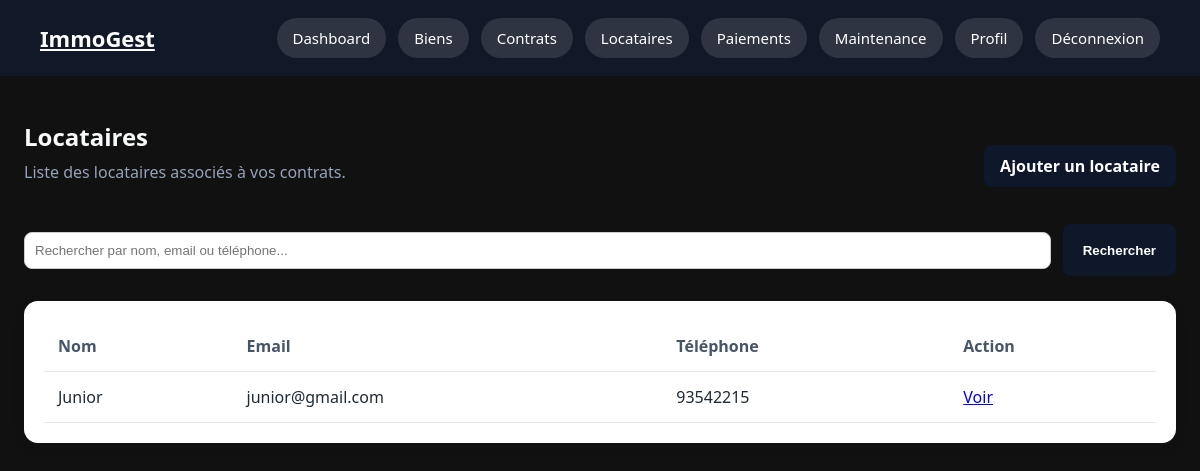
The app's page /properties/locataires/ (signed in), older data.
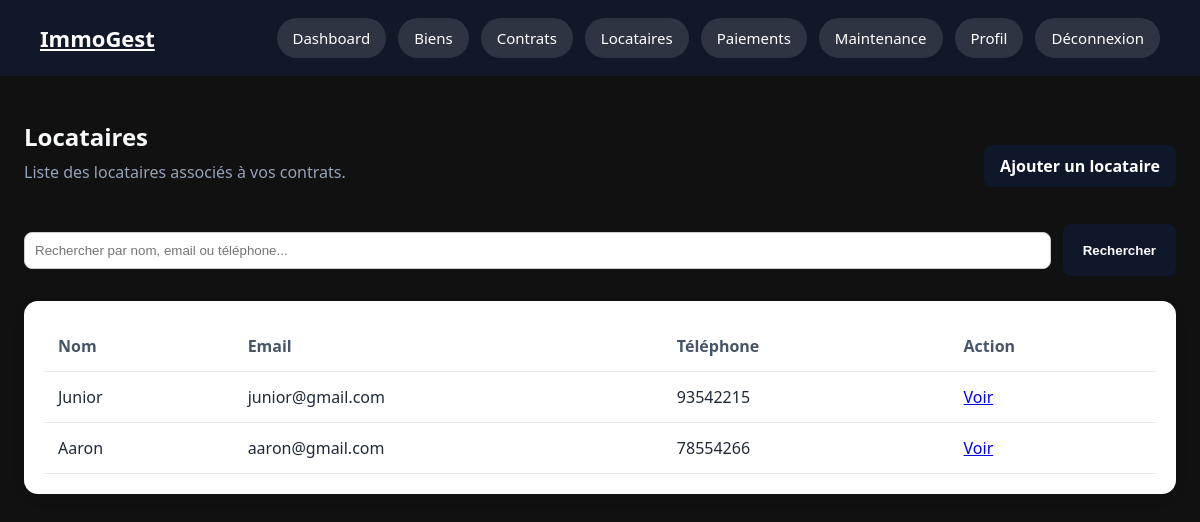
The same page, newer data.
### accounts/models.py (models this page shows, shortened)
class ProfilLocataire(models.Model):
    user = models.OneToOneField(
        User,
        on_delete=models.CASCADE,
        related_name='profil_locataire',
        verbose_name='Utilisateur'
    )
    proprietaire = models.ForeignKey(
        ProfilProprietaire,
        on_delete=models.SET_NULL,
        null=True,
        blank=True,
        related_name='locataires',
        verbose_name='Propriétaire'
    )
    adresse_actuelle = models.CharField(
        max_length=255,
        blank=True,
        verbose_name='Adresse actuelle'
    )
    created_at = models.DateTimeField(
        auto_now_add=True,
        verbose_name='Créé le'
    )
    updated_at = models.DateTimeField(
        auto_now=True,
        verbose_name='Modifié le'
    )
    class Meta:
        verbose_name = 'Profil locataire'
        verbose_name_plural = 'Profils locataires'

class User(AbstractUser):
    PROPRIETAIRE = 'proprietaire'
    LOCATAIRE = 'locataire'
    ROLE_CHOICES = [
        (PROPRIETAIRE, 'Propriétaire'),
        (LOCATAIRE, 'Locataire'),
    ]
    role = models.CharField(
        max_length=20,
        choices=ROLE_CHOICES,
        verbose_name='Rôle'
    )
    telephone = models.CharField(
        max_length=20,
        blank=True,
        verbose_name='Téléphone'
    )
    photo = models.ImageField(
        upload_to='profils/',
        blank=True,
        null=True,
        verbose_name='Photo de profil'
    )
    class Meta:
        verbose_name = 'Utilisateur'
        verbose_name_plural = 'Utilisateurs'

### properties/views.py (the view)
# urls.py: path('locataires/', views.liste_locataires, name='liste_locataires'),
@login_required
@proprietaire_required
def liste_locataires(request):
    proprietaire = request.user.profil_proprietaire
    query = request.GET.get('q', '')
    locataires = ProfilLocataire.objects.filter(proprietaire=proprietaire)
    if query:
        locataires = locataires.filter(
            Q(user__username__icontains=query) |
            Q(user__email__icontains=query) |
            Q(user__telephone__icontains=query)
        )
    return render(request, 'properties/liste_locataires.html', {
        'locataires': locataires,
        'query': query
    })

### templates/properties/liste_locataires.html
{% extends "base.html" %}
{% block content %}
<section class="page-header">
    <div>
        <h1>Locataires</h1>
        <p>Liste des locataires associés à vos contrats.</p>
    </div>
    <a href="{% url 'properties:ajouter_locataire' %}" class="btn-link">
    Ajouter un locataire
</a>
</section>
<form method="get" class="search-form">
    <input
        type="text"
        name="q"
        placeholder="Rechercher par nom, email ou téléphone..."
        value="{{ query }}"
    >
    <button type="submit">Rechercher</button>
</form>
{% if locataires %}
<div class="table-card">
    <table>
        <thead>
            <tr>
                <th>Nom</th>
                <th>Email</th>
                <th>Téléphone</th>
                <th>Action</th>
            </tr>
        </thead>
        <tbody>
            {% for locataire in locataires %}
            <tr>
                <td>{{ locataire.user.username }}</td>
                <td>{{ locataire.user.email }}</td>
                <td>{{ locataire.user.telephone }}</td>
                <td>
                    <a href="{% url 'properties:detail_locataire' locataire.pk %}">
                        Voir
                    </a>
                </td>
            </tr>
            {% endfor %}
        </tbody>
    </table>
</div>
{% else %}
<div class="empty-state">
    <h2>Aucun locataire trouvé</h2>
    <p>Les locataires apparaîtront ici lorsqu’ils seront liés à un contrat.</p>
</div>
{% endif %}
{% endblock %}

Row changes from the older to the newer data that the page shows:
added ProfilLocataire: user.username "Aaron", user.email "aaron@gmail.com", user.telephone "78554266"
